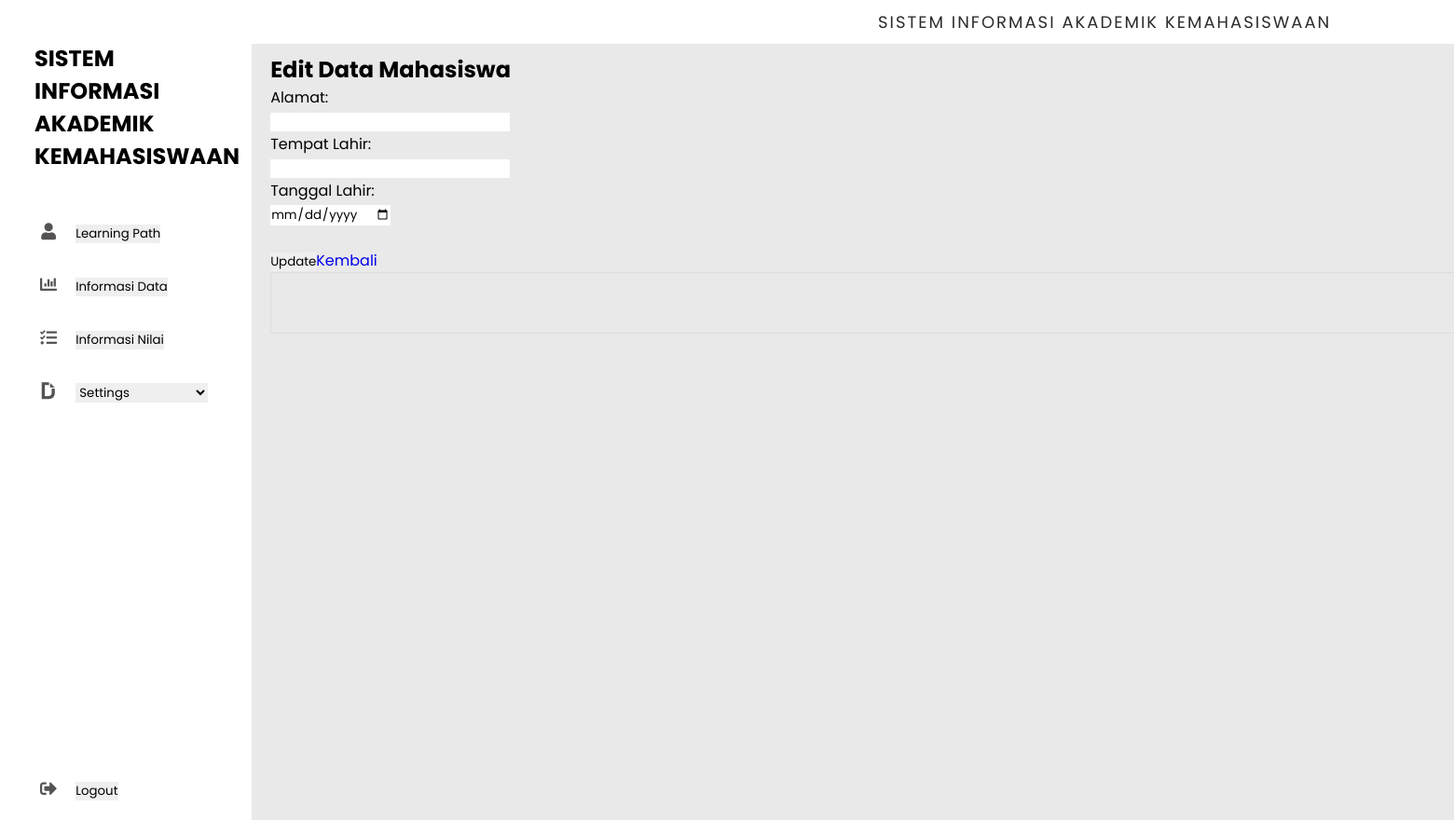
Page /view/edit.php (signed in) on the earlier database version.
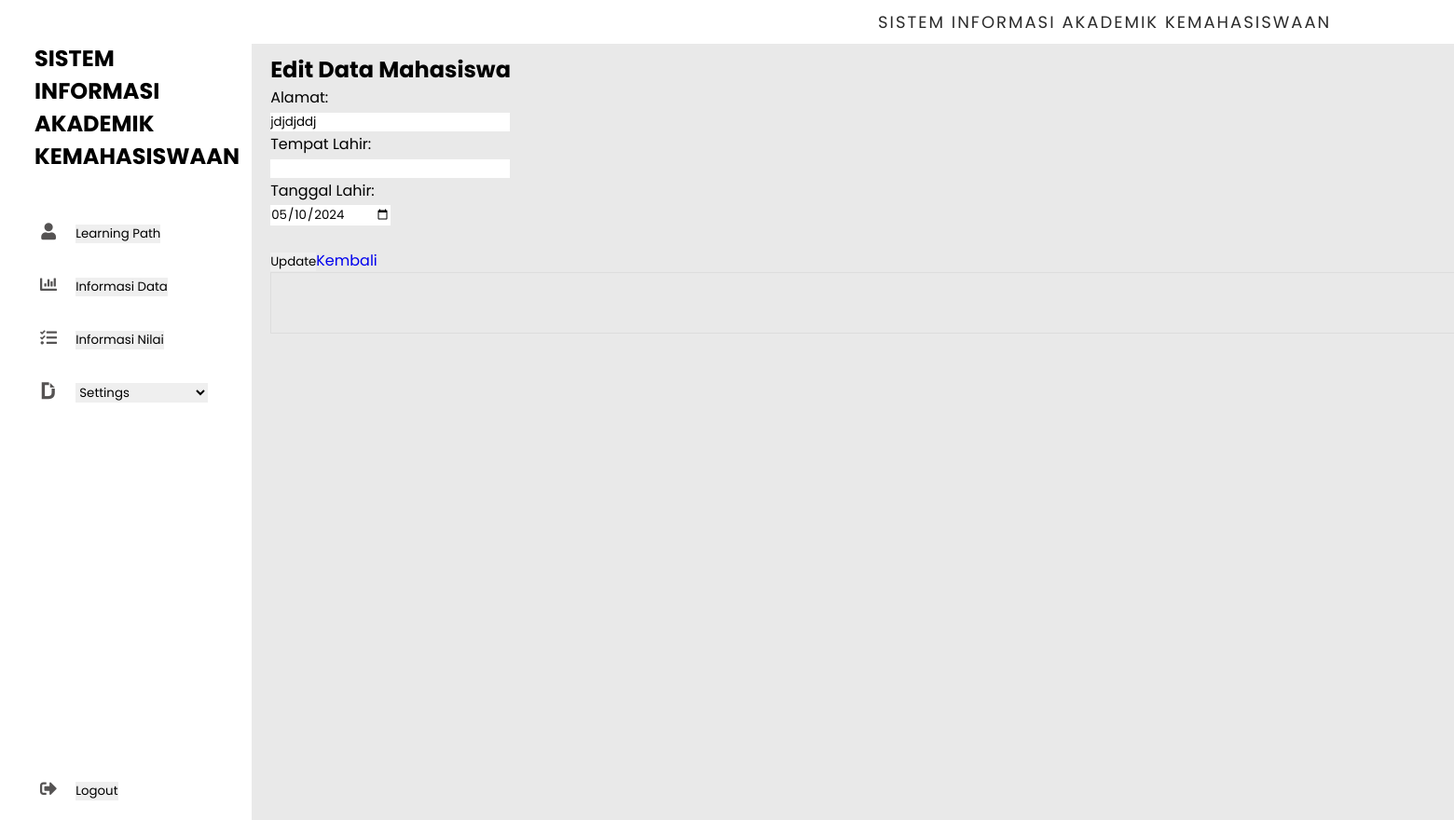
Same page on the later database version.
### tables this page shows
CREATE TABLE `data_mahasiswa` (
  `nim` varchar(11) NOT NULL,
  `nama` varchar(20) NOT NULL,
  `tempat_lahir` varchar(20) NOT NULL,
  `tanggal_lahir` date NOT NULL,
  `alamat` varchar(20) NOT NULL
);

### core/database.php (called while the page is built, shortened)
<?php
class Database{
	private $host = 'localhost';
	private $user = 'root';
	private $pass = '';
	private $db_name = 'mahasiswa';
	private $dbh;
	private $stmt;
	public function __construct(){
		$dsn = 'mysql:host=' . $this->host . '; dbname=' . $this->db_name . '';
		$option = [
			PDO::ATTR_PERSISTENT => true,
			PDO::ATTR_ERRMODE => PDO::ERRMODE_EXCEPTION
		];
		try{
			$this->dbh = new PDO($dsn, $this->user, $this->pass, $option);
		} catch(PDOException $e){
			die($e->getMessage());
		}
	}
	public function query($query){
		$this->stmt = $this->dbh->prepare($query);
	}
	public function bind($param, $value, $type = null){
		if (is_null($type)) {
			switch (true) {
				default:
					$type = PDO::PARAM_STR;
			}
		}
		$this->stmt->bindValue($param, $value, $type);
		}
	public function execute(){
		$this->stmt->execute();
	}
	public function resultSet(){
		$this->execute();
		return $this->stmt->fetchAll(PDO::FETCH_ASSOC);
	}
}

### contr/Mahasiswa_controller.php (called while the page is built, shortened)
<?php
require_once '../model/mahasiswa_model.php';
class Mahasiswa_controller extends Controller {
    public function getAllMahasiswa($nim) {
        $model = new Mahasiswa_model();
        return  $model->getAllMahasiswa($nim);
    }
    }
?>

### model/mahasiswa_model.php (called while the page is built, shortened)
<?php
class Mahasiswa_Model extends Database {
    public function getAllMahasiswa($nim) {
        $this->query('SELECT * FROM data_mahasiswa WHERE nim = :nim');
        $this->bind(':nim', $nim);
        return $this->resultSet();
    }
}
?>

### view/edit.php (the view, shortened to what this page needs)
<?php
require_once '../contr/Mahasiswa_controller.php';
$controller = new Mahasiswa_controller();
$controller->checkLoginSession();
$nim = $_SESSION['nim'];
$mahasiswa = $controller->getAllMahasiswa($nim);
?>
<!DOCTYPE html>
<html lang="en">
<head>
<link rel="stylesheet" href="https://cdnjs.cloudflare.com/ajax/libs/font-awesome/5.15.4/css/all.min.css" />
</head>
<body>
<div class="container">
        <nav>
          <div class="navbar">
            <div class="logo">
              <h1>SISTEM INFORMASI AKADEMIK KEMAHASISWAAN</h1>
            </div>
            <ul>
              <li><a href="#">
                <i class="fas fa-user"></i>
                <button id="mata_kuliah" class="nav-item">Learning Path</button>
              </a>
              </li>
              <li><a href="#">
                <i class="fas fa-chart-bar"></i>
                <button id="mahasiswaBtn">Informasi Data</button>
              </a>
              </li>
              <li><a href="#">
                <i class="fas fa-tasks"></i>
                <button id="nilaiBtn" class="nav-item">Informasi Nilai</button>
              </a>
              </li>
              <li><a href="#">
                <i class="fab fa-dochub"></i>
                <select id="settingsDropdown" class="nav-item">
                    <option selected disabled>Settings</option>
                </select>
              </a>
              </li>
              <li><a href="#" class="logout">
                <i class="fas fa-sign-out-alt"></i>
                <button id="logoutBtn" class="nav-item">Logout</button>
              </a>
              </li>
            </ul>
          </div>
        </nav>
        <section class="main">
          <div class="main-top">
            <p>SISTEM INFORMASI AKADEMIK KEMAHASISWAAN</p>
          </div>
          <div class="main-body">
          <table class="table">
          <h2>Edit Data Mahasiswa</h2>
          <?php foreach ($mahasiswa as $row): ?>
<form method="POST" action="../Mahasiswa_controller/updateMahasiswa">
    <label for="alamat">Alamat:</label><br>
    <input type="text" id="alamat" name="alamat" value="<?= $row['alamat'] ?>"><br>
    <label for="tempat_lahir">Tempat Lahir:</label><br>
    <input type="text" id="tempat_lahir" name="tempat_lahir" value="<?= $row['tempat_lahir'] ?>"><br>
    <label for="tanggal_lahir">Tanggal Lahir:</label><br>
    <input type="date" id="tanggal_lahir" name="tanggal_lahir" value="<?= $row['tanggal_lahir'] ?>"><br><br>
    <button type="submit">Update</button>
</form>
<?php endforeach; ?>
<a href="../Mahasiswa_controller/data">Kembali</a></button>
</body>
</html>

Differences in the rows shown:
changed data_mahasiswa: alamat (not shown) → "jdjdjddj"; tanggal_lahir (not shown) → "05/10/2024"
